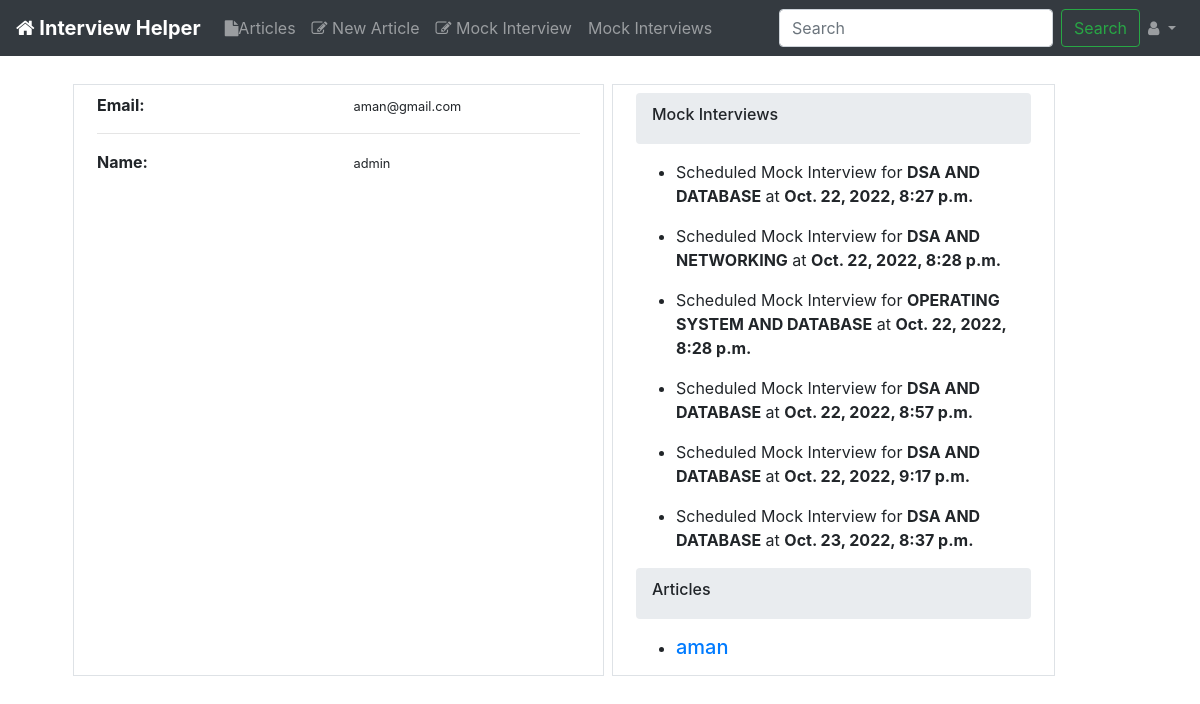
The app's page /accounts/aman@gmail.com/ (signed in) with its own data.
### accounts/models.py (models this page shows, shortened)
class CustomUser(AbstractUser):
    username = None
    email = models.EmailField(_('email adress'), unique=True)
    USERNAME_FIELD = 'email'
    name = models.CharField(max_length=255)
    is_active = models.BooleanField(default=True)
    REQUIRED_FIELDS = []
    objects = CustomUserManager()

### meetings/models.py (models this page shows)
class Meet(models.Model):
    attendee = models.ForeignKey(CustomUser,on_delete=models.CASCADE,default=None)
    type_of_meet = models.CharField(max_length=10, choices=VAR_CATEGORIES)
    linkedin_profile = models.CharField(max_length=200, default="")
    resume_link = models.CharField(max_length=200, default="")
    accepted = models.BooleanField(default=False)
    addition_time = models.DateTimeField(auto_now_add=True)
    @property
    def type_of_meeting(self):
        return self.get_type_of_meet_display()

### articles/models.py (models this page shows, shortened)
class Article(models.Model):
    title = models.CharField(max_length=100)
    slug = models.SlugField()
    text = models.TextField()
    date = models.DateTimeField(auto_now_add=True)
    author = models.ForeignKey(CustomUser,on_delete=models.CASCADE,default=None)
    def get_absolute_url(self):
        return reverse("articles:details", kwargs={"slug":  self.slug})

### accounts/views.py (the view)
# urls.py: url(r'^(?P<email>[\w.@+-]+)/$', views.profile_views, name = 'profile'),
@login_required(login_url = "accounts:login")
def profile_views(request, email):
    user = CustomUser.objects.get(email=email)
    articles = Article.objects.filter(author=user).order_by('date')
    accepted_meetings = Meet.objects.filter(attendee=user, accepted=True)
    non_accepted_meetings = Meet.objects.filter(attendee=user, accepted=False)
    return render(request, "accounts/profile.html",
            {
                'profile': user,
                'articles': articles,
                'accepted_meetings': accepted_meetings,
                "non_accepted_meetings_count": len(non_accepted_meetings)
            }
    )

### templates/accounts/profile.html (shortened to what this page needs)
{% extends 'base_layout.html' %}
{% load humanize %}
{% block content %}
<div class="row m-4">
  <div class="col-md-6 col-12 border m-1">
    <div class="content  m-2">
        <ul class="list-unstyled">
        <li >
          <div class="row">
            <div class="col-6"><strong>Email:</strong></div>
            <div class="col-6 ">
              <small>{{profile.email}}</small>
            </div>
          </div>
        </li>
        <hr>
        <li>
          <div class="row">
            <div class="col-6"><strong>Name:</strong></div>
            <div class="col-6 ">
              <small>{{profile.name}}</small>
            </div>
          </div>
        </li>
      </ul>
    </div>
  </div>
  <div class="col-md-5 col-12 border m-1">
    <div class="content m-2">
      <div class="breadcrumb">
        <h6>Mock Interviews</h6>
      </div>
      <ul class="">
        {% for meeting in accepted_meetings %}
        <li>
          <p>Scheduled Mock Interview for <b>{{meeting.type_of_meeting}}</b> at <b>{{meeting.addition_time}}</b></p>
        </li>
        {% endfor %}
      </ul>
      <div class="breadcrumb">
        <h6>Articles</h6>
      </div>
      <ul class="">
        {% for article in articles %}
        <li>
          <a href="{{article.get_absolute_url}}"><h5>{{article.title|truncatechars:50}}</h5></a>
        </li>
        {% endfor %}
      </ul>
    </div>
  </div>
</div>
{% endblock %}

### static/static_root/css/custom.css (style rules this page uses)
a:link { text-decoration: none; }

### records on screen
CustomUser: email "aman@gmail.com", name "admin"
Meet: type_of_meeting "DSA AND DATABASE", addition_time "Oct. 22, 2022, 8:27 p.m."
Meet: type_of_meeting "DSA AND NETWORKING", addition_time "Oct. 22, 2022, 8:28 p.m."
Meet: type_of_meeting "OPERATING SYSTEM AND DATABASE", addition_time "Oct. 22, 2022, 8:28 p.m."
Meet: type_of_meeting "DSA AND DATABASE", addition_time "Oct. 22, 2022, 8:57 p.m."
Meet: type_of_meeting "DSA AND DATABASE", addition_time "Oct. 22, 2022, 9:17 p.m."
Meet: type_of_meeting "DSA AND DATABASE", addition_time "Oct. 23, 2022, 8:37 p.m."
Article: title "aman"
